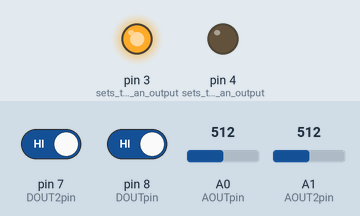
The sketch below on a simulated Arduino Uno, built with avr-gcc and run on an emulated ATmega328P. Parts: output pins drawn as LEDs (lit = HIGH). The inputs (shaded band) are chosen by the test bench; at power-on: pin 7 (DOUT2pin) HIGH, pin 8 (DOUTpin) HIGH, A0 (AOUTpin) = 512, A1 (AOUT2pin) = 512. No radio packets arrive unless stated; what the sketch prints to the serial monitor is not drawn.

Above: at 5.8 s.
5.9 s: pin 7 (DOUT2pin) driven LOW
At 12.0 s:
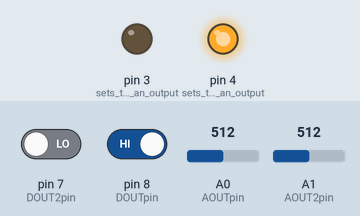
16.7 s: pin 7 (DOUT2pin) driven HIGH
At 22.2 s:
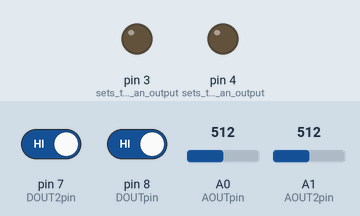
27.5 s: pin 8 (DOUTpin) driven LOW
At 30.4 s:
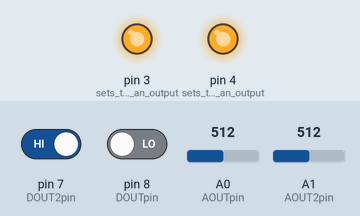
Timing chart, 0 to 42.5 s (numbered marks = the images above; inputs shaded):
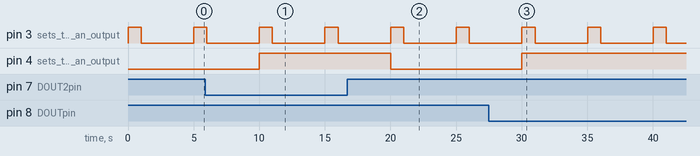

Measured:
- after the input at 5.9 s, pin 4 (sets_the_pin_as_an_output): LOW → HIGH after 4.1 s
- after the input at 16.7 s, pin 4 (sets_the_pin_as_an_output): HIGH → LOW after 3.3 s
- after the input at 27.5 s, pin 4 (sets_the_pin_as_an_output): LOW → HIGH after 2.5 s
- by itself, pin 3 (sets_the_pin_as_an_output): alternates HIGH for 1.0 s and LOW for 4.0 s

The sketch:

co_gas_led_wifi_finnal.ino
```cpp
#include <RF24.h>
#include <RF24_config.h>
#include <SPI.h>

const int AOUTpin=0;//the AOUT pin of the methane sensor goes into analog pin A0 of the arduino
const int DOUTpin=8;//the DOUT pin of the methane sensor goes into digital pin D8 of the arduino
const int AOUT2pin=1;//the AOUT pin of the methane sensor goes into analog pin A0 of the arduino
const int DOUT2pin=7;//the DOUT pin of the methane sensor goes into digital pin D8 of the arduino
//const int alertPin=3;//the anode of the LED connects to digital pin D13 of the arduino
//const int workPin=4;//the anode of the LED connects to digital pin D13 of the arduino

int g,c;
int limit,c_limit;
char buffers[10];
const uint64_t pipes[2] = { 0xF0F0F0F0E1LL,0xF0F0F0F0D2LL };

RF24 radio(9,10);
//nRF24 set the pin 9 to CE and 10 to CSN/SS
// Cables are:
//     SS       -> 10
//     MOSI     -> 11
//     MISO     -> 12
//     SCK      -> 13


void setup() {
Serial.begin(9600);//sets the baud rate
pinMode(DOUTpin, INPUT);//sets the pin as an input to the arduino
pinMode(DOUT2pin, INPUT);//sets the pin as an input to the arduino
pinMode(3, OUTPUT);//sets the pin as an output of the arduino WORK
pinMode(4, OUTPUT);//sets the pin as an output of the arduino ALERT

  radio.begin();
  radio.setPALevel(RF24_PA_LOW);
  radio.setChannel(0x4c);
  // open pipe for writing,mind use diff write pipe
  radio.openWritingPipe(0xF0F0F0F0C3LL);
  radio.openReadingPipe(1,pipes[0]);
  radio.setDataRate(RF24_250KBPS);
  //radio.enableDynamicPayloads();
  radio.setPayloadSize(32);
  radio.setAutoAck(true);
  radio.powerUp();
  Serial.println("...Sending");
}

void loop()
{
 char SendPayload[32]="";
 digitalWrite(3, HIGH);
g = analogRead(AOUTpin);//reads the analaog value from the methane sensor's AOUT pin
c = analogRead(AOUT2pin);//reads the analaog value from the methane sensor's AOUT pin
limit= digitalRead(DOUTpin);//reads the digital value from the methane sensor's DOUT pin
c_limit= digitalRead(DOUT2pin);//reads the digital value from the methane sensor's DOUT pin

strcat(SendPayload, "G");
dtostrf(g,2,0,buffers);
strcat(SendPayload,buffers);
strcat(SendPayload, "G");
strcat(SendPayload, "C");
dtostrf(c,2,0,buffers);
strcat(SendPayload,buffers);
strcat(SendPayload, "C");


   //RADIO send a heartbeat
radio.stopListening();
radio.write(&SendPayload,sizeof(SendPayload));
radio.startListening();


if ((limit == LOW)||(c_limit == LOW) ){
digitalWrite(4, HIGH);//if limit has been reached, LED turns on as status indicator

}
else{
digitalWrite(4, LOW);//if threshold not reached, LED remains off
}


delay(1000);
digitalWrite(3, LOW);
delay(4000);
}
```
